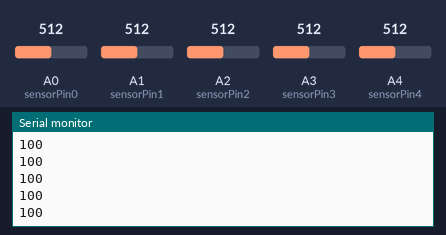
A sketch run on a simulated Arduino Uno, built with avr-gcc and run on an emulated ATmega328P. On the bench: the last lines printed to the serial monitor. The inputs (shaded band) are chosen by the test bench; at power-on: A1 (sensorPin1) = 512, A0 (sensorPin0) = 512, A2 (sensorPin2) = 512, A3 (sensorPin3) = 512, A4 (sensorPin4) = 512.

Above: at 1.2 s.
1.3 s: A1 (sensorPin1) set to 716
At 2.2 s:
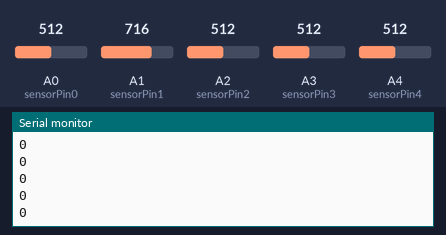
2.8 s: A0 (sensorPin0) set to 716
At 3.4 s:
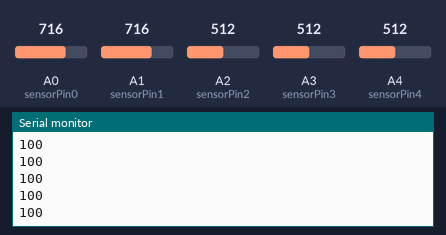
4.3 s: A2 (sensorPin2) set to 992
At 5.4 s:
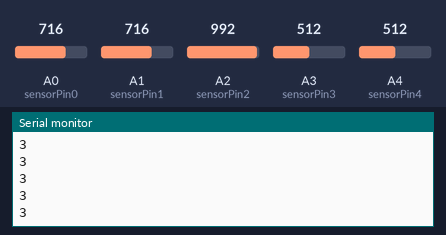
5.8 s: A3 (sensorPin3) set to 716
At 6.8 s:
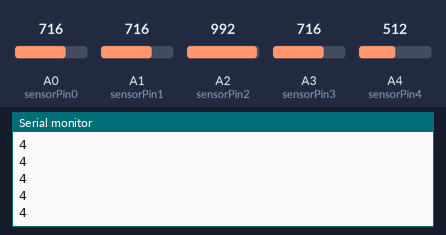
7.3 s: A0 (sensorPin0) set to 992
At 8.2 s:
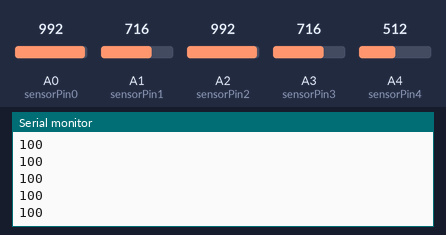
8.8 s: A4 (sensorPin4) set to 1010
Timing chart, 0 to 11.3 s (numbered marks = the images above; inputs shaded):
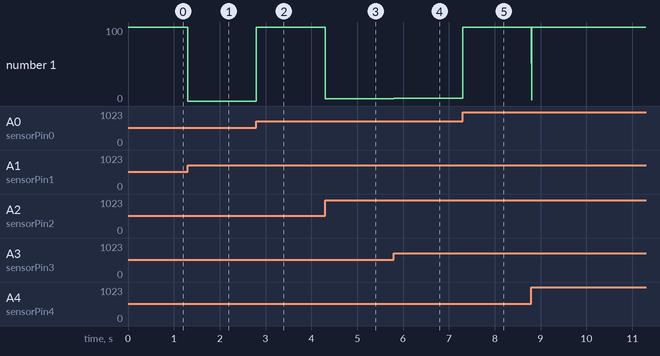

The sketch:

ArduinoPhotoCellInput.ino
```cpp
/*
 * Resistive Sensor Input
 * Takes the input from a resistive sensor, e.g., FSR or photocell
 * Dims the LED accordingly, and sends the value (0-255) to the serial port
 */
int sensorPin0 = 0;  // select the input pin for the sensor
int sensorPin1 = 1;
int sensorPin2 = 2;
int sensorPin3 = 3;
int sensorPin4 = 4;
int ledPin = 7;    // select the output pin for the LED
int value[4] ;

void setup() {
  Serial.flush();
  Serial.begin(9600);
}
void loop() {
  Serial.flush();
  value[0] = analogRead(sensorPin0); // read the value from the sensor, 0-1023
  value[1] = analogRead(sensorPin1); // read the value from the sensor, 0-1023
  value[2] = analogRead(sensorPin2);
  value[3] = analogRead(sensorPin3);
  value[4] = analogRead(sensorPin4);
  int minval = 1000;
  int maxval = -1000;
  int maxpin = -1;
  int minpin = -1;
  for (int i =0; i<5 ;i++)
  {
    if (value[i] < minval)
    {
      minval = value[i];
      minpin = i;
    }
    if (value[i] > maxval)
    {
      maxval = value[i];
      maxpin = i;

    }

  }

  if (maxpin==0)
  {
    Serial.println(100);
    //Serial.println(maxpin);
  }
  else
  {
    Serial.println(minpin);
  }


 //Serial.println(minpin);
 digitalWrite(ledPin, HIGH);
 Serial.flush();


}
```

Measured:
- after the input at 1.3 s, the serial monitor: prints a new line at once (image 1)
- after the input at 4.3 s, the serial monitor: prints a new line at once (image 3)
- after the input at 5.8 s, the serial monitor: prints a new line at once (image 4)
- plotted number 1: 100 → 0 after the input at 1.3 s, 100 → 3 after the input at 4.3 s, 3 → 4 after the input at 5.8 s
